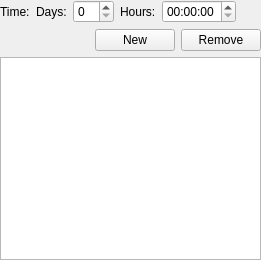
<?xml version="1.0" encoding="UTF-8"?>
<ui version="4.0">
 <class>reminderWidget</class>
 <widget class="QWidget" name="reminderWidget">
  <property name="geometry">
   <rect>
    <x>0</x>
    <y>0</y>
    <width>261</width>
    <height>260</height>
   </rect>
  </property>
  <property name="windowTitle">
   <string>Reminder</string>
  </property>
  <layout class="QVBoxLayout" name="verticalLayout">
   <property name="leftMargin">
    <number>0</number>
   </property>
   <property name="topMargin">
    <number>0</number>
   </property>
   <property name="rightMargin">
    <number>0</number>
   </property>
   <property name="bottomMargin">
    <number>0</number>
   </property>
   <item>
    <layout class="QFormLayout" name="formLayout">
     <item row="0" column="1">
      <layout class="QHBoxLayout" name="horizontalLayout_2">
       <item>
        <widget class="QLabel" name="label">
         <property name="text">
          <string>Days:</string>
         </property>
        </widget>
       </item>
       <item>
        <widget class="QSpinBox" name="daysBox"/>
       </item>
       <item>
        <widget class="QLabel" name="label_2">
         <property name="text">
          <string>Hours:</string>
         </property>
        </widget>
       </item>
       <item>
        <widget class="QTimeEdit" name="hoursEdit"/>
       </item>
       <item>
        <spacer name="horizontalSpacer_2">
         <property name="orientation">
          <enum>Qt::Horizontal</enum>
         </property>
         <property name="sizeHint" stdset="0">
          <size>
           <width>40</width>
           <height>20</height>
          </size>
         </property>
        </spacer>
       </item>
      </layout>
     </item>
     <item row="0" column="0">
      <widget class="QLabel" name="label_3">
       <property name="text">
        <string>Time:</string>
       </property>
      </widget>
     </item>
    </layout>
   </item>
   <item>
    <layout class="QHBoxLayout" name="horizontalLayout">
     <item>
      <spacer name="horizontalSpacer">
       <property name="orientation">
        <enum>Qt::Horizontal</enum>
       </property>
       <property name="sizeHint" stdset="0">
        <size>
         <width>40</width>
         <height>20</height>
        </size>
       </property>
      </spacer>
     </item>
     <item>
      <widget class="QPushButton" name="newPB">
       <property name="text">
        <string>New</string>
       </property>
      </widget>
     </item>
     <item>
      <widget class="QPushButton" name="removePB">
       <property name="text">
        <string>Remove</string>
       </property>
      </widget>
     </item>
    </layout>
   </item>
   <item>
    <widget class="QListWidget" name="reminderList"/>
   </item>
  </layout>
 </widget>
 <resources/>
 <connections/>
</ui>
